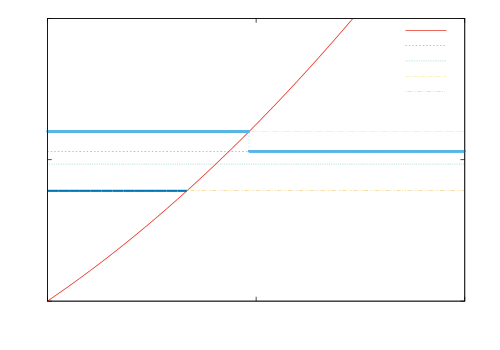

Here is the gnuplot script that generated this plot:
#!/local/ahauber/bin/gnuplot -persist
#
#    
#    	G N U P L O T
#    	Version 5.0 patchlevel 0    last modified 2015-01-01 
#    
#    	Copyright (C) 1986-1993, 1998, 2004, 2007-2015
#    	Thomas Williams, Colin Kelley and many others
#    
#    	gnuplot home:     http://www.gnuplot.info
#    	faq, bugs, etc:   type "help FAQ"
#    	immediate help:   type "help"  (plot window: hit 'h')
# set terminal qt 0 font "Sans,9"
# set output
unset clip points
set clip one
unset clip two
set bar 1.000000 front
set border 31 front lt black linewidth 1.000 dashtype solid
set zdata 
set ydata 
set xdata 
set y2data 
set x2data 
set boxwidth
set style fill  empty border
set style rectangle back fc  bgnd fillstyle   solid 1.00 border lt -1
set style circle radius graph 0.02, first 0.00000, 0.00000 
set style ellipse size graph 0.05, 0.03, first 0.00000 angle 0 units xy
set dummy x, y
set format x "% h" 
set format y "% h" 
set format x2 "% h" 
set format y2 "% h" 
set format z "% h" 
set format cb "% h" 
set format r "% h" 
set timefmt "%d/%m/%y,%H:%M"
set angles radians
unset grid
set raxis
set style parallel front  lt black linewidth 2.000 dashtype solid
set key title ""
set key inside right top vertical Right noreverse enhanced autotitle nobox
set key noinvert samplen 4 spacing 1 width 0 height 0 
set key maxcolumns 0 maxrows 0
set key noopaque
unset label
unset arrow
set style increment default
unset style line
unset style arrow
set style histogram clustered gap 2 title textcolor lt -1
unset object
set style textbox transparent margins  1.0,  1.0 border
unset logscale
set offsets 0, 0, 0, 0
set pointsize 1
set pointintervalbox 1
set encoding default
unset polar
unset parametric
unset decimalsign
set view 60, 30, 1, 1
set samples 4001, 4001
set isosamples 10, 10
set surface 
unset contour
set cntrlabel  format '%8.3g' font '' start 5 interval 20
set mapping cartesian
set datafile separator whitespace
unset hidden3d
set cntrparam order 4
set cntrparam linear
set cntrparam levels auto 5
set cntrparam points 5
set size ratio 0 1,1
set origin 0,0
set style data points
set style function lines
unset xzeroaxis
unset yzeroaxis
unset zzeroaxis
unset x2zeroaxis
unset y2zeroaxis
set ticslevel 0.5
set tics scale  1, 0.5, 1, 1, 1
set mxtics default
set mytics default
set mztics default
set mx2tics default
set my2tics default
set mcbtics default
set mrtics default
set xtics border in scale 1,0.5 mirror norotate  autojustify
set xtics 0.5 norangelimit
set ytics border in scale 1,0.5 mirror norotate  autojustify
set ytics 1 norangelimit
set ztics border in scale 1,0.5 nomirror norotate  autojustify
set ztics autofreq  norangelimit
unset x2tics
unset y2tics
set cbtics border in scale 1,0.5 mirror norotate  autojustify
set cbtics autofreq  norangelimit
set rtics axis in scale 1,0.5 nomirror norotate  autojustify
set rtics autofreq  norangelimit
unset paxis 1 tics
unset paxis 2 tics
unset paxis 3 tics
unset paxis 4 tics
unset paxis 5 tics
unset paxis 6 tics
unset paxis 7 tics
set title "" 
set title  font "" norotate
set timestamp bottom 
set timestamp "" 
set timestamp  font "" norotate
set rrange [ * : * ] noreverse nowriteback
set trange [ * : * ] noreverse nowriteback
set urange [ * : * ] noreverse nowriteback
set vrange [ * : * ] noreverse nowriteback
set xlabel "Wave vector k/k_F" 
set xlabel  font "" textcolor lt -1 norotate
set x2label "" 
set x2label  font "" textcolor lt -1 norotate
set xrange [ * : 1.00000 ] noreverse nowriteback
set x2range [ * : * ] noreverse nowriteback
set ylabel "Energy/E_F" 
set ylabel  font "" textcolor lt -1 rotate by -270
set y2label "" 
set y2label  font "" textcolor lt -1 rotate by -270
set yrange [ * : 2.00000 ] noreverse nowriteback
set y2range [ * : * ] noreverse nowriteback
set zlabel "" 
set zlabel  font "" textcolor lt -1 norotate
set zrange [ * : * ] noreverse nowriteback
set cblabel "" 
set cblabel  font "" textcolor lt -1 rotate by -270
set cbrange [ * : * ] noreverse nowriteback
set paxis 1 range [ * : * ] noreverse nowriteback
set paxis 2 range [ * : * ] noreverse nowriteback
set paxis 3 range [ * : * ] noreverse nowriteback
set paxis 4 range [ * : * ] noreverse nowriteback
set paxis 5 range [ * : * ] noreverse nowriteback
set paxis 6 range [ * : * ] noreverse nowriteback
set paxis 7 range [ * : * ] noreverse nowriteback
set zero 1e-08
set lmargin  -1
set bmargin  -1
set rmargin  -1
set tmargin  -1
set locale "en_IE"
set pm3d explicit at s
set pm3d scansautomatic
set pm3d interpolate 1,1 flush begin noftriangles noborder corners2color mean
set palette positive nops_allcF maxcolors 0 gamma 1.5 color model RGB 
set palette rgbformulae 7, 5, 15
set colorbox default
set colorbox vertical origin screen 0.9, 0.2, 0 size screen 0.05, 0.6, 0 front bdefault
set style boxplot candles range  1.50 outliers pt 7 separation 1 labels auto unsorted
set loadpath 
set fontpath 
set psdir
set fit brief errorvariables nocovariancevariables errorscaling prescale nowrap v5
GNUTERM = "qt"
ARGC = 0
ARG0 = ""
wlo = 1.06
wp = 1.2
wm = 0.78
wto = 0.97
plot [0:] x*(x+2) w l lc 7 t "E/E_F = k/k_F (k/k_F +2)",\
 wlo dt 2 lc 1,\
 wto w l dt 3 lc 2 t "w_{TO} =w_P",\
wp dt 4 lc 5,\
wm w l dt 5 lc 4,\
 (wp >=x*(x+2))?wp:wlo w d  lw 3 lc 3 t "" ,\
 (wp >=x*(x+2))?wp:wlo w l  lw 1 lc 3 dt 2 t "" ,\
(x<sqrt(wm+1)-1)?wm:1/0 w l lw 3 lc 6 t ""
#    EOF
